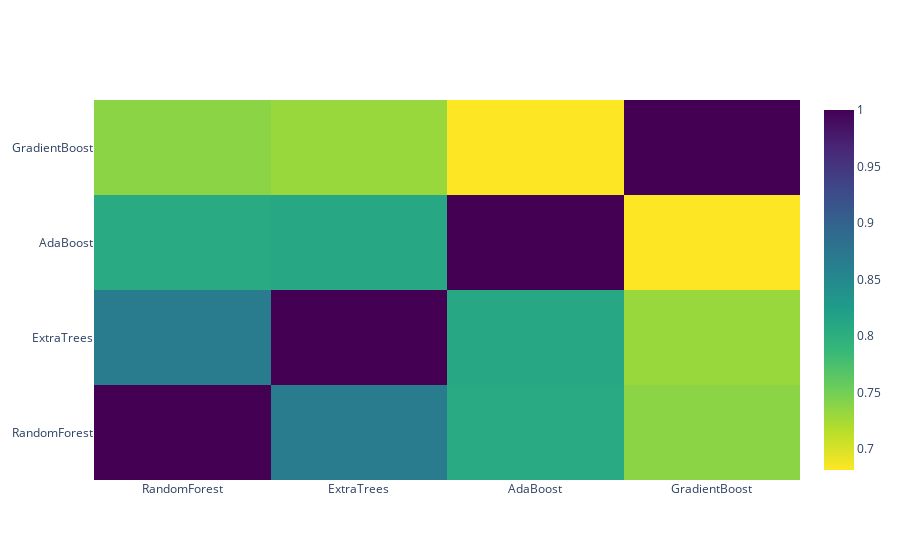

Notebook code cell kept with this figure:
### Markdown cell above
### Correlation Heatmap of the Second Level Training set

### Code cell
data = [go.Heatmap(z=base_predictions_train.astype(float).corr().values ,
                   x=base_predictions_train.columns.values,
                   y=base_predictions_train.columns.values,
                   colorscale='Viridis',
                   showscale=True,
                   reversescale = True)]
py.iplot(data, filename='labelled-heatmap')

### Figure 1 — Plotly figure (JSON) as saved in the notebook; plotly's stock layout.template omitted (floating-point values rounded to 4 significant figures)
{"data": [{"colorscale": [[0, "#440154"], [0.1111, "#482878"], [0.2222, "#3e4989"], [0.3333, "#31688e"], [0.4444, "#26828e"], [0.5556, "#1f9e89"], [0.6667, "#35b779"], [0.7778, "#6ece58"], [0.8889, "#b5de2b"], [1, "#fde725"]], "reversescale": true, "showscale": true, "type": "heatmap", "x": ["RandomForest", "ExtraTrees", "AdaBoost", "GradientBoost"], "y": ["RandomForest", "ExtraTrees", "AdaBoost", "GradientBoost"], "z": [[1, 0.8684, 0.8066, 0.7385], [0.8684, 1, 0.8107, 0.7311], [0.8066, 0.8107, 1, 0.6816], [0.7385, 0.7311, 0.6816, 1]]}], "layout": {}}
